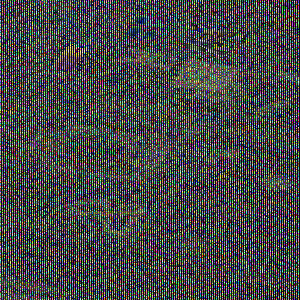
%> input picture Assignment 1/mul.tif, 300 x 300 px
$ octave run.m   (GNU Octave 9; MATLAB toolbox functions it lacks are replaced by stand-ins)
%> lines starting %> are read from the running program, lines starting %| are printed output that depends on the picture
### Assignment 1/MTF.m
%%%%%%%%%%%%%%%%%%%%%%%%%%%%%%%%%%%%%%%%%%%%%%%%%%%%%%%%%%%%%%%%%%%%%%%%%%%
% Description:
%           MTF filters the image I_MS using a Gaussin filter matched with the Modulation Transfer Function (MTF) of the MultiSpectral (MS) sensor.
%
% Interface:
%           I_Filtered = MTF(I_MS,sensor,ratio,flag)
%
% Inputs:
%           I_MS:           MS image;
%           sensor:         String for type of sensor (e.g. 'WV2', 'IKONOS');
%           ratio:          Scale ratio between MS and PAN.
%           flag:           Flag is 1 when a dataset with R = 8 is considered. Otherwise, for R = 4, it is equal to 0.
%
% Outputs:
%           I_Filtered:     Output filtered MS image.
%
% References:
%           [Aiazzi02]          B. Aiazzi, L. Alparone, S. Baronti, and A. Garzelli, “Context-driven fusion of high spatial and spectral resolution images based on
%                               oversampled multiresolution analysis,” IEEE Transactions on Geoscience and Remote Sensing, vol. 40, no. 10, pp. 2300–2312, October
%                               2002.
%           [Aiazzi06]          B. Aiazzi, L. Alparone, S. Baronti, A. Garzelli, and M. Selva, “MTF-tailored multiscale fusion of high-resolution MS and Pan imagery,”
%                               Photogrammetric Engineering and Remote Sensing, vol. 72, no. 5, pp. 591–596, May 2006.
%           [Vivone14a]         G. Vivone, R. Restaino, M. Dalla Mura, G. Licciardi, and J. Chanussot, “Contrast and error-based fusion schemes for multispectral
%                               image pansharpening,” IEEE Geoscience and Remote Sensing Letters, vol. 11, no. 5, pp. 930–934, May 2014.
%           [Vivone15]          G. Vivone, L. Alparone, J. Chanussot, M. Dalla Mura, A. Garzelli, G. Licciardi, R. Restaino, and L. Wald, “A Critical Comparison Among Pansharpening Algorithms”,
%                               IEEE Transactions on Geoscience and Remote Sensing, vol. 53, no. 5, pp. 2565–2586, May 2015.
%%%%%%%%%%%%%%%%%%%%%%%%%%%%%%%%%%%%%%%%%%%%%%%%%%%%%%%%%%%%%%%%%%%%%%%%%%%
function [I_Filtered,I_MS_LP_LR] = MTF(I_MS,sensor,ratio,flag)

    switch sensor
        case 'QB'
            GNyq = [0.34 0.32 0.30 0.22]; % Band Order: B,G,R,NIR
        case 'IKONOS'
%             GNyq = [0.26,0.28,0.29,0.28]; % Band Order: B,G,R,NIR
            GNyq = 0.3 * ones(1, size(I_MS,3));
        case 'GeoEye1'
            GNyq = [0.23,0.23,0.23,0.23]; % Band Order: B,G,R,NIR
        case 'WV2'
%             GNyq = [0.35 .* ones(1,7), 0.27];
            GNyq = 0.3 * ones(1, size(I_MS,3));
        case {'WV3','WV3_4bands'}
            GNyq = [0.325 0.355 0.360 0.350 0.365 0.360 0.335 0.315];
            if strcmp(sensor,'WV3_4bands')
                GNyq = GNyq([2 3 5 7]);
            end
        case 'none'
            GNyq = 0.29 .* ones(1,size(I_MS,3));
    end

    N = 41;
    I_MS_LP = zeros(size(I_MS));
    nBands = size(I_MS,3);
    fcut = 1/ratio;

    for ii = 1 : nBands
        alpha = sqrt((N*(fcut/2))^2/(-2*log(GNyq(ii))));
        H = fspecial('gaussian', N, alpha);
        Hd = H./max(H(:));
        h = fwind1(Hd,kaiser(N));
        I_MS_Filt = imfilter(I_MS(:,:,ii),real(h),'replicate');
        t = imresize(I_MS_Filt,fcut,'nearest');
        if flag == 0
            I_MS_LP(:,:,ii) = interp23tap(t,ratio);
        else
            I_MS_LP(:,:,ii) = interp23tapGeneral(t,ratio);
        end
        I_MS_LP_LR(:,:,ii) = t;
    end

    I_Filtered = double(I_MS_LP);

end

### Assignment 1/GLP_Reg_FS.m
%%%%%%%%%%%%%%%%%%%%%%%%%%%%%%%%%%%%%%%%%%%%%%%%%%%%%%%%%%%%%%%%%%%%%%%%%%%
% Description:
%           GLP_Reg_FS fuses the upsampled MultiSpectral (MS) and PANchromatic (PAN) images by
%           exploiting the Modulation Transfer Function - Generalized Laplacian Pyramid (MTF-GLP) and a new Full Resolution Regression-based injection model.
%
% Interface:
%           I_GLP_HRI = GLP_Reg_FS(I_MS, I_PAN, sensor, ratio, flag8)
%
% Inputs:
%           I_MS:               MS image upsampled at PAN scale;
%           I_PAN:              PAN image;
%           sensor:             String for type of sensor (e.g. 'WV2','IKONOS');
%           ratio:              Scale ratio between MS and PAN. Pre-condition: Integer value;
%           flag8:              Flag8 is 1 when a dataset with R = 8 is considered. Otherwise, for R = 4, it is equal to 0.
%
% Outputs:
%           I_GLP_HRI:          I_GLP_HRI pansharpened image.
%
% Reference:
%           [Vivone18]          G. Vivone, R. Restaino, and J. Chanussot
%                               "Full Scale Regression-based Injection Coefficients for Panchromatic Sharpening"
%                               IEEE Transactions on Image Processing, vol. 27, no. 7, pp. 3418-3431, July 2018.
% % % % % % % % % % % % %
%
% Version: 1
%
% % % % % % % % % % % % %
%
% Copyright (C) 2019
%
%%%%%%%%%%%%%%%%%%%%%%%%%%%%%%%%%%%%%%%%%%%%%%%%%%%%%%%%%%%%%%%%%%%%%%%%%%%
function I_GLP_HRI = GLP_Reg_FS(I_MS, I_PAN, sensor, ratio, flag8)

I_PAN_Filt = MTF(repmat(I_PAN,[1 1 size(I_MS,3)]),sensor,ratio,flag8);

gHRI = zeros(1,size(I_MS,3));

for ii = 1 : size(I_MS,3)
    imPAN = I_PAN;
    imMSB = I_MS(:,:,ii);
    imPANLRB = I_PAN_Filt(:,:,ii);

    CMSPAN = cov(imMSB(:), imPAN(:));
    CPANPANLR = cov(imPANLRB(:), imPAN(:));
    gHRI(ii) = CMSPAN(1,2)./CPANPANLR(1,2);
end

I_GLP_HRI = Fusion_General(I_PAN,I_MS,gHRI,I_PAN_Filt);

end

### Assignment 1/run.m
I_MS = imread('mul.tif');
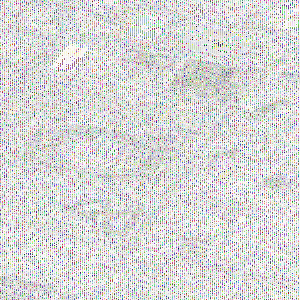
%> I_MS: size 300x300x4 uint8; mean R, G, B, A 71.6, 72.7, 72.4, 71.9; transparent parts drawn white
I_MS = imresize(I_MS, 4);
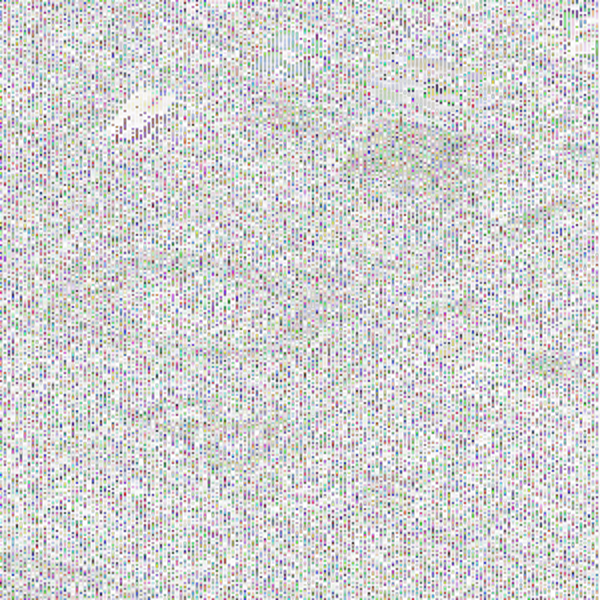
%> I_MS: size 1200x1200x4 uint8 (shown at 1/2 size); mean R, G, B, A 71.6, 72.7, 72.4, 72; transparent parts drawn white
I_MS_D = im2double(I_MS);
I_PAN = imread('pan.tif');
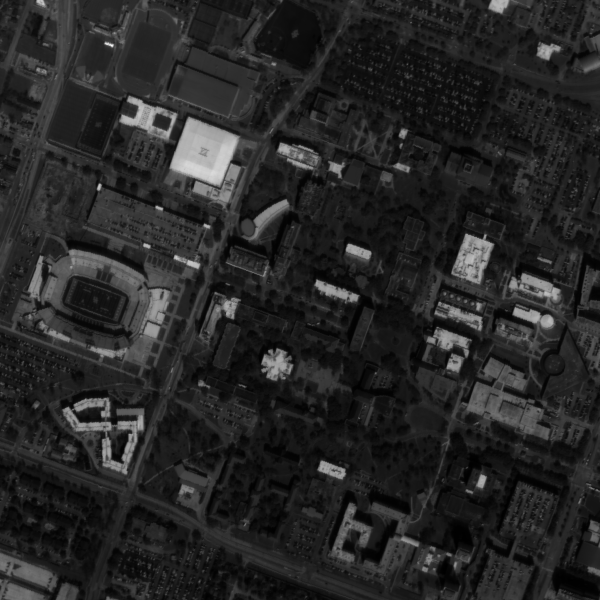
%> input picture Assignment 1/pan.tif, 1200 x 1200 px (shown at 1/2 size)
%> I_PAN is the input picture: size 1200x1200 uint16; min 551, max 23554, mean 4063.2
I_PAN_D = im2double(I_PAN);
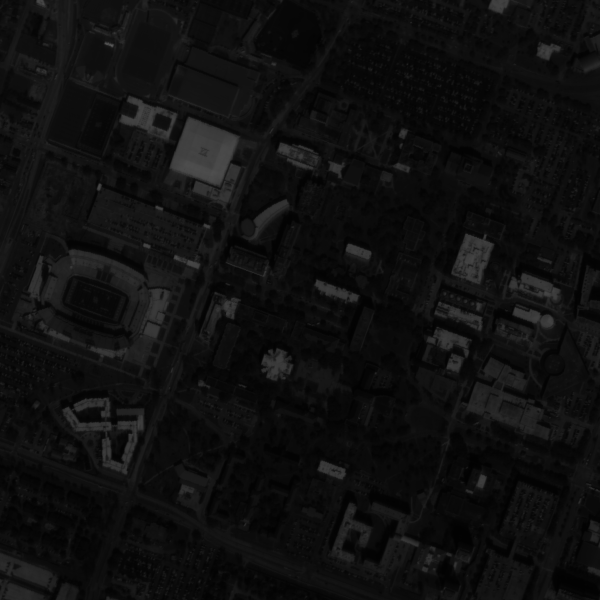
%> I_PAN_D: size 1200x1200 double (shown at 1/2 size); min 0.00841, max 0.359, mean 0.062
I_GLP_HRI = GLP_Reg_FS(I_MS_D, I_PAN_D, 'none', 4, 0);
%> the loop in MTF, `for ii = 1 : nBands` made 1 pass
%> pass 1, in MTF, `t = imresize(I_MS_Filt,fcut,'nearest');`:
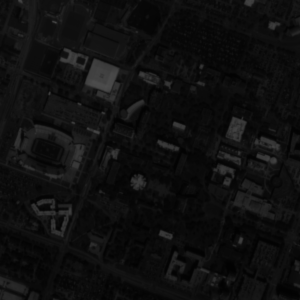
%> t: size 300x300 double; min 0.00927, max 0.305, mean 0.0619
%> the run ends on the next line
